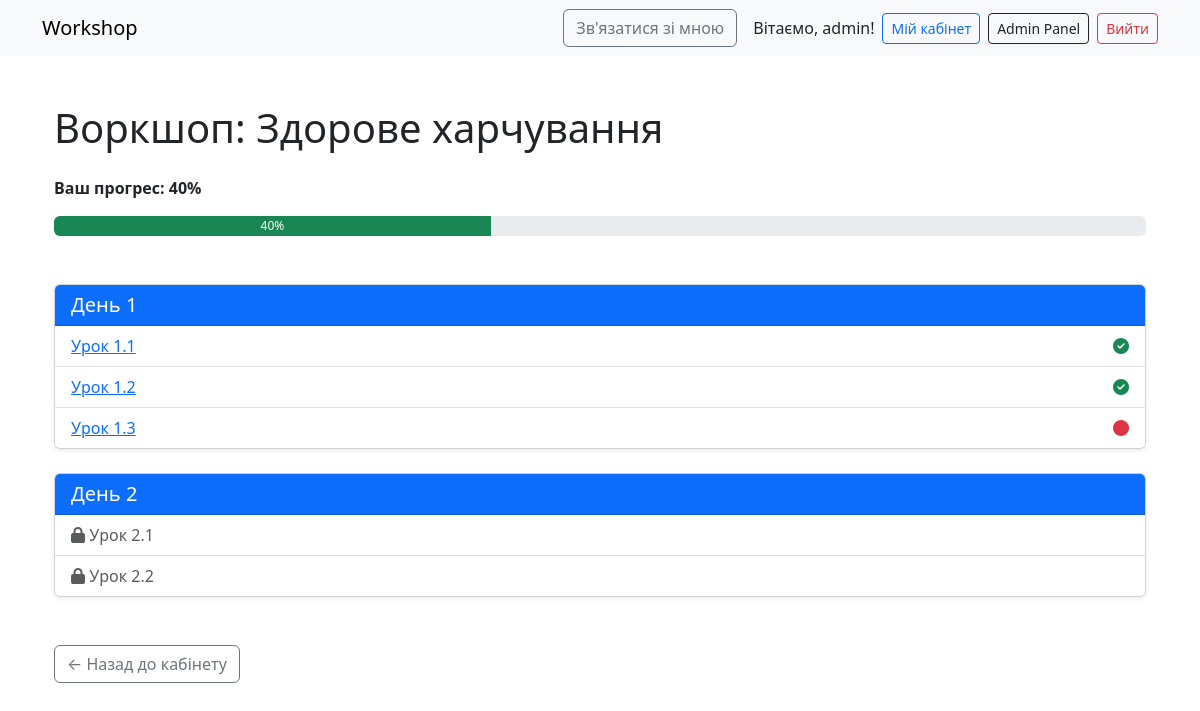
/courses/1/ (signed in), run on an earlier commit of the app's database.
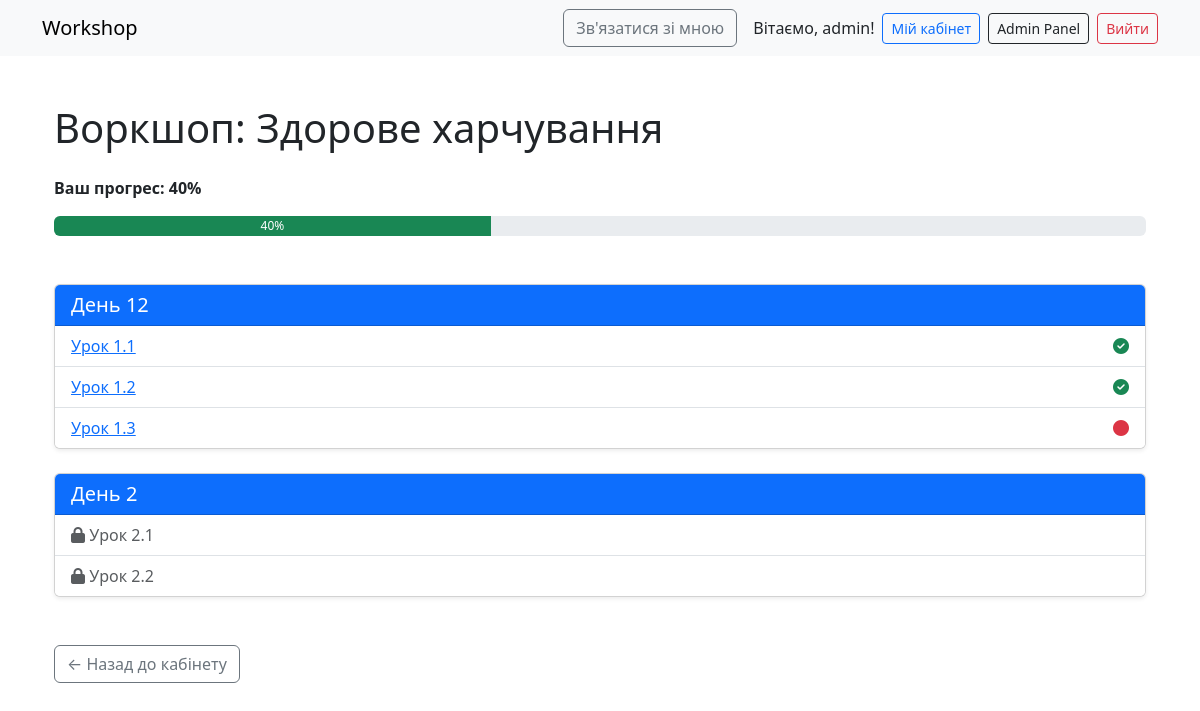
And on a later commit of the database.
### courses/models.py (models this page shows, shortened)
class Module(models.Model):
    course = models.ForeignKey(Course, on_delete=models.CASCADE, related_name='modules')
    title = models.CharField(max_length=255)
    order = models.PositiveIntegerField(null=True, blank=True, default=0)

### courses/views.py (the view)
# urls.py: path('courses/<int:course_id>/', views.course_detail, name='course_detail'),
@login_required
def course_detail(request, course_id):
    course = get_object_or_404(Course, id=course_id)
    modules = course.modules.all().order_by('order').prefetch_related(
        Prefetch('lessons', queryset=Lesson.objects.order_by('order'))
    )
    lessons_progress = LessonProgress.objects.filter(
        user=request.user,
        lesson__module__course=course
    )
    completed_lessons_ids = lessons_progress.filter(is_completed=True).values_list('lesson_id', flat=True)
    all_lessons_count = Lesson.objects.filter(module__course=course).count()
    completed_lessons_count = lessons_progress.filter(is_completed=True).count()
    progress = int((completed_lessons_count / all_lessons_count) * 100) if all_lessons_count else 0
    available_lessons_ids = []
    unlocked = True
    for module in modules:
        for lesson in module.lessons.all():
            if unlocked:
                available_lessons_ids.append(lesson.id)
            if lesson.id not in completed_lessons_ids:
                unlocked = False  # Блокувати всі наступні
    return render(request, 'courses/course_detail.html', {
        'course': course,
        'modules': modules,
        'completed_lessons_ids': completed_lessons_ids,
        'available_lessons_ids': available_lessons_ids,
        'progress': progress,
    })

### courses/templates/courses/course_detail.html (shortened to what this page needs)
{% extends 'courses/base.html' %}
{% block content %}
<div class="container mt-5">
  <h1 class="mb-4">{{ course.title }}</h1>
  <p><strong>Ваш прогрес: {{ progress }}%</strong></p>
  <div class="progress mb-5" style="height: 20px;">
    <div class="progress-bar bg-success" role="progressbar" style="width: {{ progress }}%;" aria-valuenow="{{ progress }}" aria-valuemin="0" aria-valuemax="100">
      {{ progress }}%
    </div>
  </div>
  {% for module in modules %}
    <div class="card mb-4 shadow-sm">
      <div class="card-header bg-primary text-white">
        <h5 class="mb-0">{{ module.title }}</h5>
      </div>
      <ul class="list-group list-group-flush">
        {% for lesson in module.lessons.all %}
          <li class="list-group-item d-flex justify-content-between align-items-center">
            {% if lesson.id in available_lessons_ids %}
              <a href="{% url 'lesson_detail' lesson.id %}">{{ lesson.title }}</a>
              {% if lesson.id in completed_lessons_ids %}
                <span class="text-success"><i class="fa fa-check-circle"></i></span>
              {% else %}
                <span class="text-danger"><i class="fa fa-circle"></i></span>
              {% endif %}
            {% else %}
              <span class="text-muted">
                <i class="fa fa-lock" title="Урок буде доступний після завершення попереднього"></i> {{ lesson.title }}
              </span>
            {% endif %}
          </li>
        {% endfor %}
      </ul>
    </div>
  {% endfor %}
  <a href="{% url 'cabinet' %}" class="btn btn-outline-secondary mt-4">← Назад до кабінету</a>
</div>
{% endblock %}

What changed in the data, as far as the page shows it:
changed Module: title "День 1" → "День 12"
